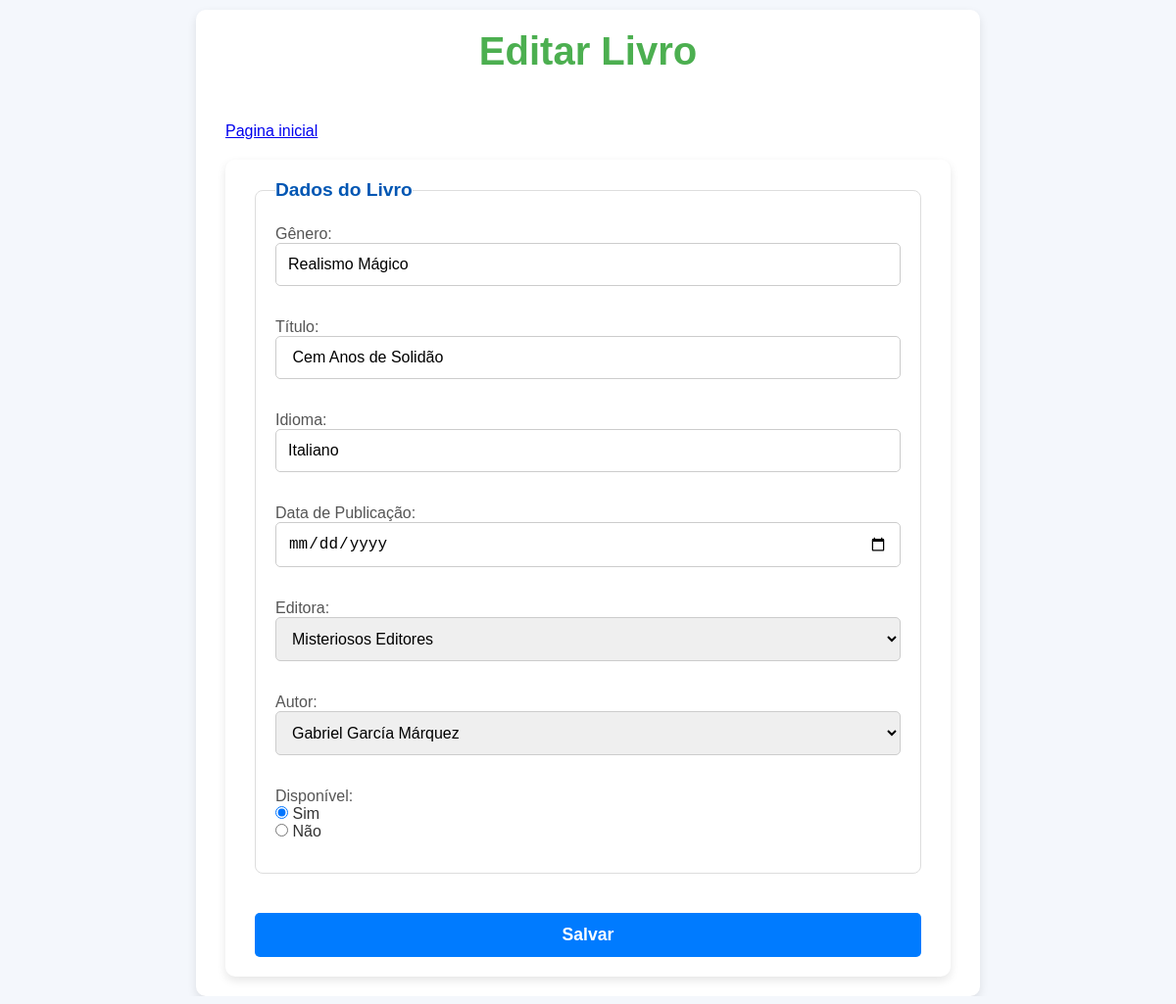
The page /livrosfor.php?id=1 (signed in) on the database as committed earlier.
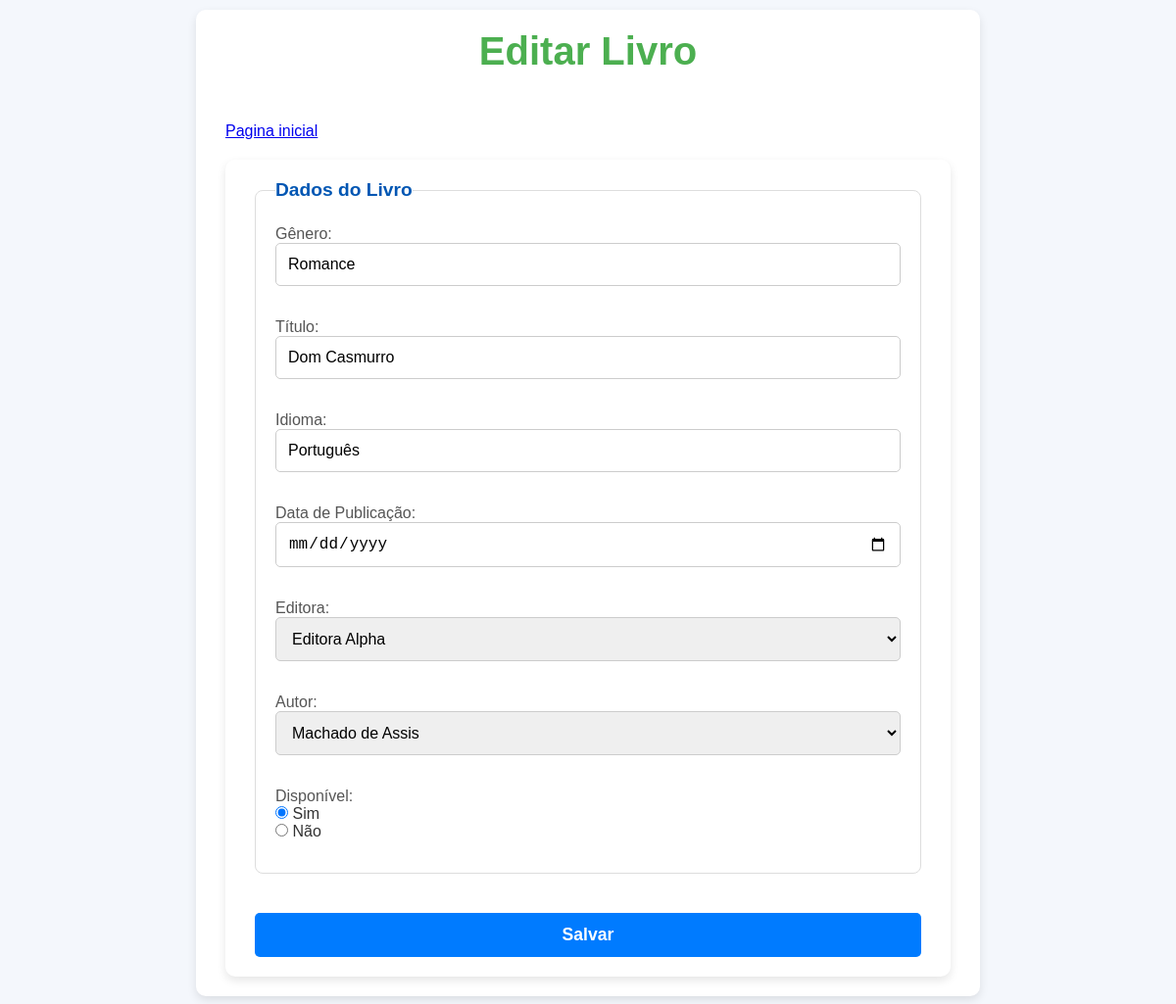
The same page on the database as committed later.
### tables this page shows
CREATE TABLE IF NOT EXISTS `livro` (
  `idlivro` INT NOT NULL AUTO_INCREMENT,
  `genero` VARCHAR(100) NOT NULL,
  `titulo` VARCHAR(100) NOT NULL,
  `disponivel` TINYINT NOT NULL,
  `idioma` VARCHAR(30) NOT NULL,
  `data_de_publicacao` VARCHAR(45) NOT NULL,
  `autor_idautor` INT NOT NULL,
  `editora_ideditora` INT NOT NULL,
  PRIMARY KEY (`idlivro`),
  INDEX `fk_livro_autor1_idx` (`autor_idautor` ASC) VISIBLE,
  INDEX `fk_livro_editora1_idx` (`editora_ideditora` ASC) VISIBLE,
  CONSTRAINT `fk_livro_autor1`
    FOREIGN KEY (`autor_idautor`)
    REFERENCES `autor` (`idautor`)
    ON DELETE CASCADE
    ON UPDATE CASCADE,
  CONSTRAINT `fk_livro_editora1`
    FOREIGN KEY (`editora_ideditora`)
    REFERENCES `editora` (`ideditora`)
    ON DELETE CASCADE
    ON UPDATE CASCADE);

CREATE TABLE IF NOT EXISTS `editora` (
  `ideditora` INT NOT NULL AUTO_INCREMENT,
  `nome` VARCHAR(100) NOT NULL,
  `localidade` VARCHAR(150) NOT NULL,
  PRIMARY KEY (`ideditora`),
  UNIQUE INDEX `ideditora_UNIQUE` (`ideditora` ASC) VISIBLE);

CREATE TABLE IF NOT EXISTS `autor` (
  `idautor` INT NOT NULL AUTO_INCREMENT,
  `nome` VARCHAR(45) NOT NULL,
  `nacionalidade` VARCHAR(45) NOT NULL,
  `data_de_nascimento` DATE NOT NULL,
  PRIMARY KEY (`idautor`));

### public/livrosfor.php (the view, shortened to what this page needs)
<?php
require_once "../controle/conexao.php";
if (isset($_GET['id'])) {
    $id = $_GET['id'];
    $sql = "SELECT * FROM livro WHERE idlivro = $id";
    $resultado = mysqli_query($conexao, $sql);
    if ($linha = mysqli_fetch_array($resultado)) {
        $genero = $linha['genero'];
        $titulo = $linha['titulo'];
        $idioma = $linha['idioma'];
        $data_publi = $linha['data_de_publicacao'];
        $editora_id = $linha['editora_ideditora'];
        $autor_id = $linha['autor_idautor'];
        $disponivel = $linha['disponivel'];
        $botao = "Salvar";
    }
}
?>
<!DOCTYPE html>
<html lang="pt-br">
<head>
    <link rel="stylesheet" href="./css/cadastro.css">
</head>
<body>
    <main>
        <h1><?php echo ($id > 0) ? "Editar" : "Cadastrar"; ?> Livro</h1>
        <a href="home.php">Pagina inicial</a>
        <form action="../controle/livros.php" method="POST" class="form-cadastro">
            <fieldset>
                <legend>Dados do Livro</legend>
                <label for="genero">Gênero:</label>
                <input type="text" id="genero" name="genero" value="<?php echo $genero; ?>" required> <br><br>
                <label for="titulo">Título:</label>
                <input type="text" id="titulo" name="titulo" value="<?php echo $titulo; ?>" required> <br><br>
                <label for="idioma">Idioma:</label>
                <input type="text" id="idioma" name="idioma" value="<?php echo $idioma; ?>" required> <br><br>
                <label for="data_publi">Data de Publicação:</label>
                <input type="date" id="data_publi" name="data_pu" value="<?php echo $data_publi; ?>" required> <br><br>
                <label for="editora">Editora:</label>
                <select name="editora" id="editora" required>
                    <?php
                    $sql = "SELECT ideditora, nome FROM editora";
                    $resultados = mysqli_query($conexao, $sql);
                    while ($linha = mysqli_fetch_array($resultados)) {
                        $id_editora = $linha['ideditora'];
                        $nome_editora = $linha['nome'];
                        echo "<option value='$id_editora'" . ($id_editora == $editora_id ? " selected" : "") . ">$nome_editora</option>";
                    }
                    ?>
                </select> <br><br>
                <label for="autor">Autor:</label>
                <select name="autor" id="autor" required>
                    <?php
                    $sql = "SELECT idautor, nome FROM autor";
                    $resultados = mysqli_query($conexao, $sql);
                    while ($linha = mysqli_fetch_array($resultados)) {
                        $id_autor = $linha['idautor'];
                        $nome_autor = $linha['nome'];
                        echo "<option value='$id_autor'" . ($id_autor == $autor_id ? " selected" : "") . ">$nome_autor</option>";
                    }
                    ?>
                </select> <br><br>
                <label>Disponível:</label><br>
                <input type="radio" name="disponivel" value="1" <?php echo ($disponivel == '1' ? 'checked' : ''); ?>> Sim <br>
                <input type="radio" name="disponivel" value="0" <?php echo ($disponivel == '0' ? 'checked' : ''); ?>> Não <br><br>
            </fieldset>
            <button type="submit" class="btn-submit"><?php echo $botao; ?></button>
        </form>
    </main>
</body>
</html>

Rows that differ between the two databases and show on the page:
changed livro: genero "Realismo Mágico" → "Romance"; titulo "Cem Anos de Solidão" → "Dom Casmurro"; idioma "Italiano" → "Português"; editora "Misteriosos Editores" → "Editora Alpha"; autor "Gabriel García Márquez" → "Machado de Assis"
